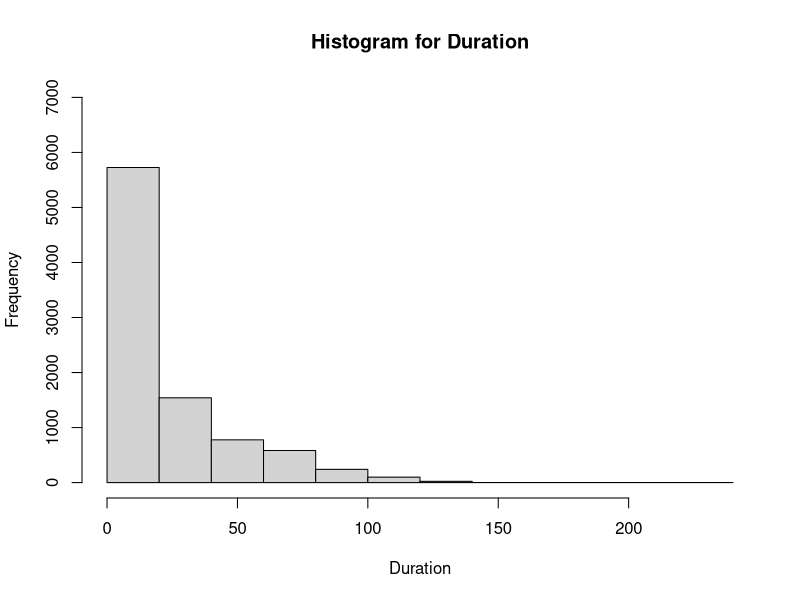
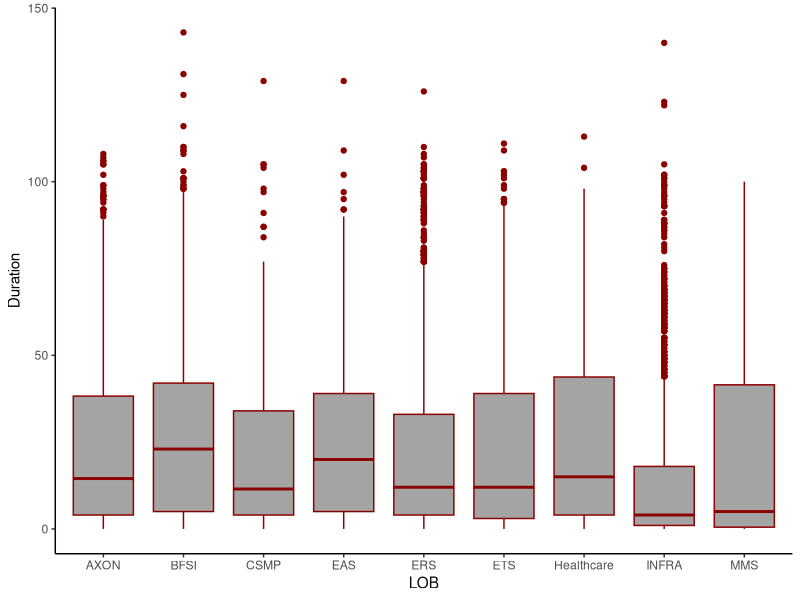
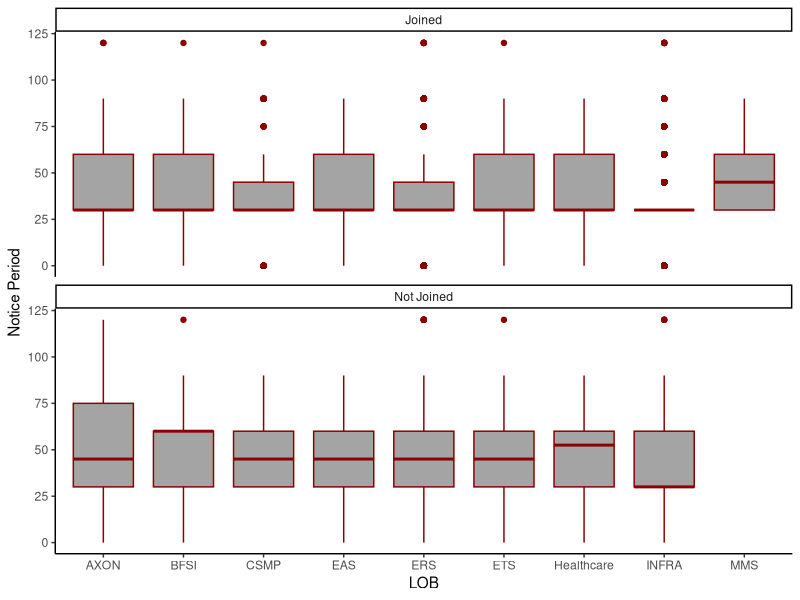
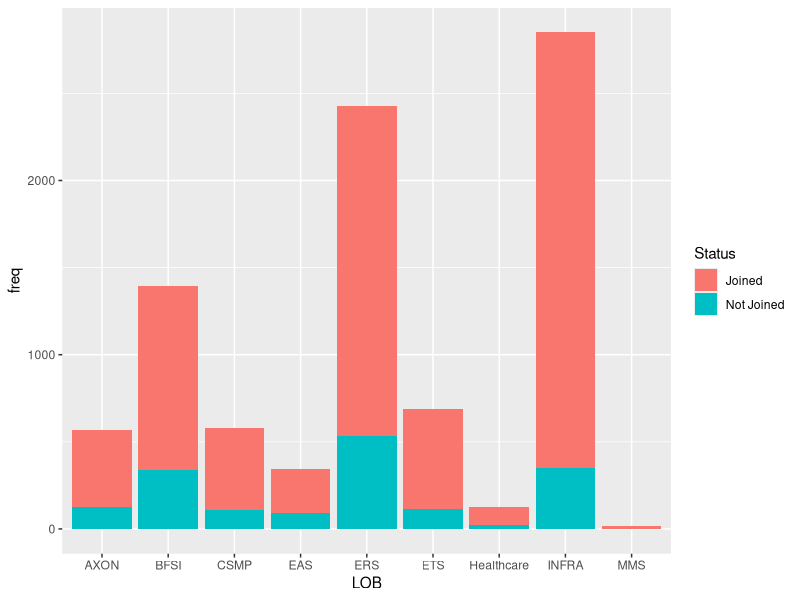
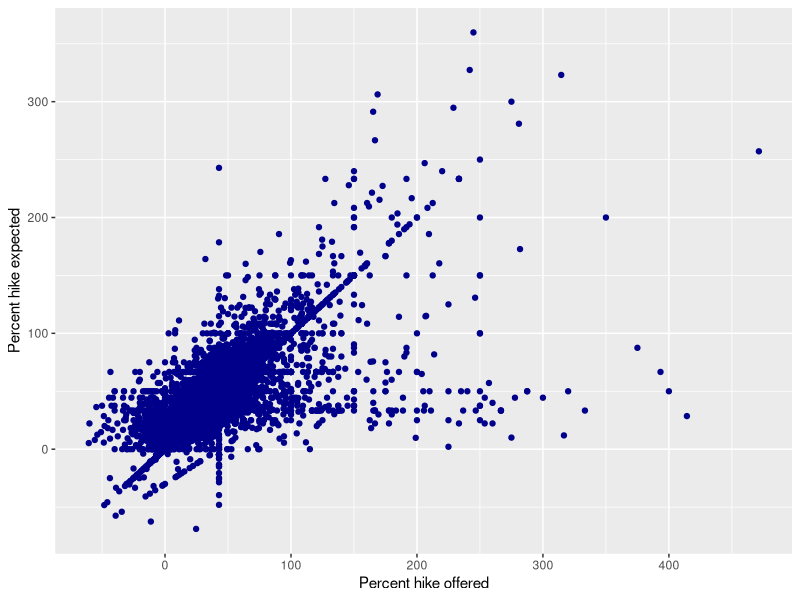
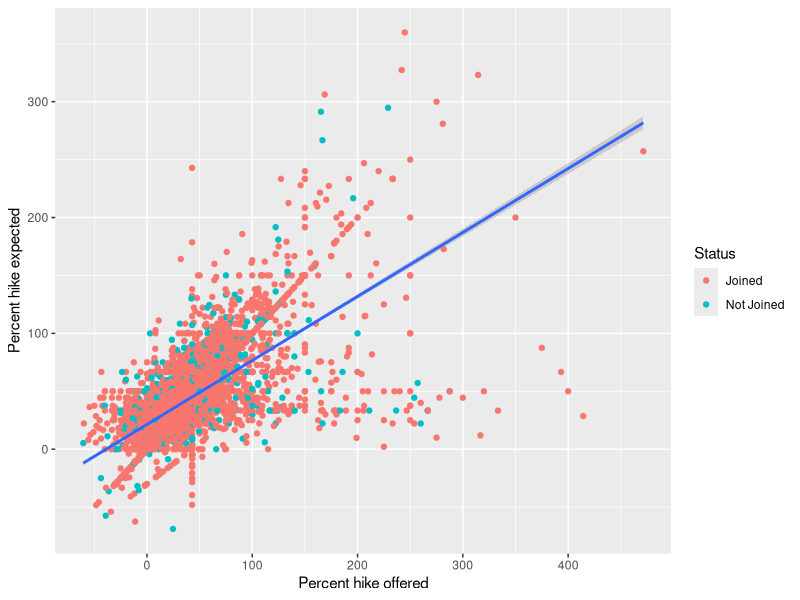

These figures' R source, in order:
## ---- chunk 1
knitr::opts_chunk$set(echo = TRUE)
## ---- chunk 2
raw_df = read.csv("Test_Data.csv")
head(raw_df)
## ---- chunk 3
View(raw_df)
## ---- chunk 4
summary(raw_df)
## ---- chunk 5
colnames(raw_df)
## ---- chunk 6
str(raw_df)
## ---- chunk 7
nrow(raw_df)
## ---- chunk 8
library(plyr)
count(raw_df,'LOB')
## ---- chunk 9
hist(raw_df$Duration.to.accept.offer,
     main="Histogram for Duration", 
     xlab="Duration",ylim=c(0,7000)) 
## ---- chunk 10
library(ggplot2)
joined <- raw_df[raw_df$Status=="Joined",]
p <- ggplot(data = joined, mapping = aes(x = joined$LOB, y = joined$Duration.to.accept.offer)) + 
  geom_boxplot(fill='#A4A4A4',color="darkred") + theme_classic() +xlab("LOB") + ylab("Duration")
p
## ---- chunk 11
p <- ggplot(data = raw_df, mapping = aes(x = raw_df$LOB, y = raw_df$Notice.period)) + 
  geom_boxplot(fill='#A4A4A4',color="darkred") +xlab("LOB") +ylab("Notice Period")
p <- p + facet_wrap(~Status,nrow=2) + theme_classic()
p
## ---- chunk 12
grouped <- count(raw_df,c("LOB","Status"))

p <- ggplot() + geom_bar(aes(y = freq, x = LOB, fill = Status), data = grouped,
                          stat="identity")
p

## ---- chunk 13
p <- ggplot(raw_df,aes(y = Pecent.hike.expected.in.CTC, x = Percent.hike.offered.in.CTC)) + geom_point(color="darkblue") + labs(x="Percent hike offered",y="Percent hike expected")
p
## ---- chunk 14
p <- ggplot(raw_df,aes(y = Pecent.hike.expected.in.CTC, x = Percent.hike.offered.in.CTC)) + geom_point(aes(col=Status)) + labs(x="Percent hike offered",y="Percent hike expected")
p <- p + geom_smooth(method="lm")
p
## ---- chunk 15
library(caret)
nzv <- nearZeroVar(raw_df, saveMetrics= TRUE)
head(nzv)
